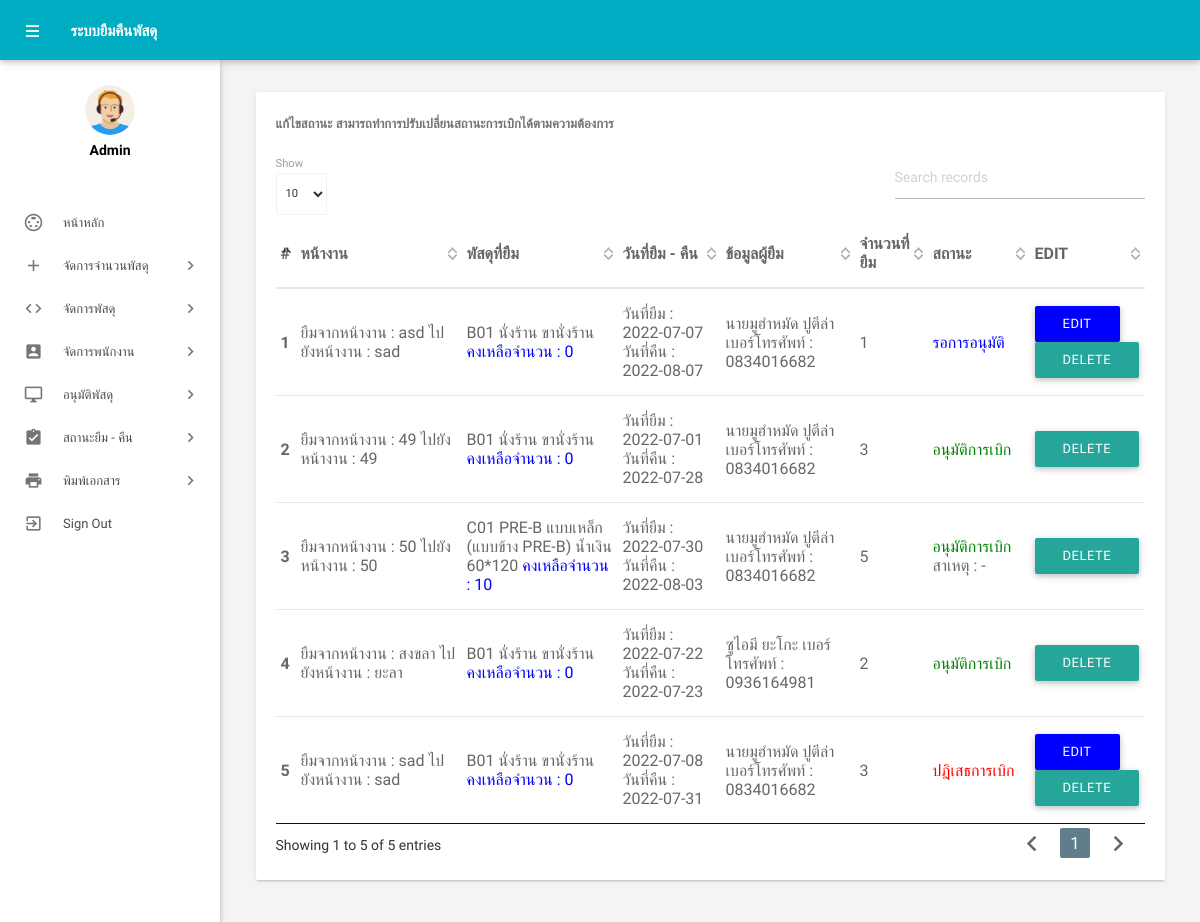
Page /admin/editstatusall.php (signed in) on the committed database.
### tables this page shows
CREATE TABLE `tbborrow` (
  `BorrowId` int(11) NOT NULL,
  `Work1` varchar(150) NOT NULL,
  `Work2` varchar(150) NOT NULL,
  `BorrowAmount` int(4) NOT NULL,
  `BorrowRequest` date NOT NULL,
  `BorrowReturn` date NOT NULL,
  `Other` varchar(150) NOT NULL,
  `StatusBorrow` int(2) NOT NULL,
  `id` int(11) NOT NULL,
  `TypePercelIdAuto` int(8) NOT NULL,
  `TimeRequest` timestamp NOT NULL DEFAULT current_timestamp() ON UPDATE current_timestamp(),
  `NoteBorrow` varchar(150) NOT NULL,
  `refuseAmount` int(4) NOT NULL
);

CREATE TABLE `tbtypepercel` (
  `TypePercelIdAuto` int(8) NOT NULL,
  `TypePercelId` varchar(15) NOT NULL,
  `TypePercelName` varchar(255) NOT NULL,
  `typePercelAmount` int(11) NOT NULL,
  `PercelIdAuto` int(11) NOT NULL
);

CREATE TABLE `tbpercel` (
  `PercelName` varchar(80) NOT NULL,
  `PercelIdAuto` int(4) NOT NULL,
  `PercelId` varchar(15) NOT NULL
);

CREATE TABLE `tblemployees` (
  `id` int(11) NOT NULL,
  `FirstName` varchar(150) NOT NULL,
  `LastName` varchar(150) NOT NULL,
  `EmailId` varchar(200) NOT NULL,
  `Password` varchar(180) NOT NULL,
  `Gender` varchar(100) NOT NULL,
  `Address` varchar(255) NOT NULL,
  `Phonenumber` char(11) NOT NULL,
  `RegDate` timestamp NOT NULL DEFAULT current_timestamp()
);

### admin/editstatusall.php (the view, shortened to what this page needs)
<?php
include('includes/config.php');
if (strlen($_SESSION['alogin']) == 0) {
    header('location:index.php');
} else {
?>
    <!DOCTYPE html>
    <html lang="en">
    <head>
        <link type="text/css" rel="stylesheet" href="../assets/plugins/materialize/css/materialize.min.css" />
        <link href="../assets/plugins/material-preloader/css/materialPreloader.min.css" rel="stylesheet">
        <link href="../assets/plugins/datatables/css/jquery.dataTables.min.css" rel="stylesheet">
        <link href="../assets/plugins/google-code-prettify/prettify.css" rel="stylesheet" type="text/css" />
        <link href="../assets/css/alpha.min.css" rel="stylesheet" type="text/css" />
        <link href="../assets/css/custom.css" rel="stylesheet" type="text/css" />
    </head>
    <body>
        <?php include('includes/header.php'); ?>
        <?php include('includes/sidebar.php'); ?>
        <main class="mn-inner">
            <div class="row">
                <div class="col s12 m12 l12">
                    <div class="card">
                        <div class="card-content">
                            <span class="card-title">แก้ไขสถานะ สามารถทำการปรับเปลี่ยนสถานะการเบิกได้ตามความต้องการ</span>
                            <table id="example" class="display responsive-table ">
                                <thead>
                                    <tr>
                                        <th>#</th>
                                        <th width="350">หน้างาน</th>
                                        <th width="300">พัสดุที่ยืม</th>
                                        <th width="180">วันที่ยืม - คืน</th>
                                        <th width="180">ข้อมูลผู้ยืม</th>
                                        <th width="100">จำนวนที่ยืม</th>
                                        <th width="180">สถานะ</th>
                                        <th width="50">EDIT</th>
                                    </tr>
                                </thead>
                                <tbody>
                                    <?php $sql = "SELECT a.BorrowId,a.Work1,a.Work2,a.BorrowAmount,a.BorrowRequest
                                ,a.BorrowReturn,a.Other,b.StatusBorrowName,c.TypePercelId,a.StatusBorrow,
                                e.FirstName,e.LastName,e.Phonenumber,a.TimeRequest,c.typePercelAmount,a.NoteBorrow
                                , c.TypePercelName,d.PercelName FROM tbborrow as a
                                INNER JOIN tbstatusborrow as b ON a.StatusBorrow = b.StatusBorrow
                                INNER JOIN tbtypepercel as c ON a.TypePercelIdAuto = c.TypePercelIdAuto
                                INNER JOIN tbpercel as d ON d.PercelIdAuto = c.PercelIdAuto
                                INNER JOIN tblemployees as e ON a.id = e.id
                                WHERE a.BorrowAmount > 0
                                ORDER BY a.StatusBorrow ASC
                                ";
                                    $query = $dbh->prepare($sql);
                                    $query->execute();
                                    $results = $query->fetchAll(PDO::FETCH_ASSOC);
                                    $cnt = 1;
                                    if ($query->rowCount() > 0) {
                                        foreach ($results as $result) {
                                    ?>
                                            <tr>
                                                <td> <b><?php echo htmlentities($cnt); ?></b></td>
                                                <td> ยืมจากหน้างาน : <?php echo $result['Work1'];    ?>
                                                    ไปยังหน้างาน : <?php echo $result['Work2'];    ?>
                                                </td>
                                                <td><?php echo "{$result['TypePercelId']} {$result['PercelName']}";  ?> <?php echo "{$result['TypePercelName']}  " ?><span style="color:blue;">คงเหลือจำนวน : <?php echo $result['typePercelAmount']; ?> </span></td>
                                                <td><?php echo "วันที่ยืม : {$result['BorrowRequest']} วันที่คืน : {$result['BorrowReturn']} ";  ?></td>
                                                <td><?php echo "{$result['FirstName']} {$result['LastName']} เบอร์โทรศัพท์ : {$result['Phonenumber']}"; ?></td>
                                                <td><?php echo $result['BorrowAmount']; ?></td>
                                                <td><?php
                                                    if ($result['StatusBorrowName'] == 'รอการอนุมัติ') { ?>
                                                        <span style="color:blue;">รอการอนุมัติ</span>
                                                    <?php   } else if ($result['StatusBorrowName'] == 'อนุมัติการเบิก') { ?>
                                                        <span style="color:green;">อนุมัติการเบิก</span>
                                                        <?php if ($result['NoteBorrow']  != "") {  ?>
                                                            <br> สาเหตุ : <?php echo "{$result['NoteBorrow']}"; ?>
                                                        <?php  } ?>
                                                    <?php   } else { ?>
                                                        <span style="color:red;">ปฎิเสธการเบิก</span>
                                                    <?php   } ?>
                                                </td>
                                                <td>
                                                    <?php if ($result['StatusBorrowName'] != 'อนุมัติการเบิก') { ?>
                                                        <a style="background-color:blue; color:white;" href="updatestatusborrow.php?BorrowId=<?php echo $result['BorrowId']; ?>" class="btn btn-info">EDIT</a>
                                                    <?php } ?>
                                                        <button class="btn btn-danger" onCLick="deleteBorrowAdmin(<?php echo htmlentities($result['BorrowId']); ?>)">DELETE</button>
                                                </td>
                                            </tr>
                                    <?php $cnt++;
                                        }
                                    } ?>
                                </tbody>
                            </table>
                        </div>
                    </div>
                </div>
            </div>
        </main>
        </div>
        <div class="left-sidebar-hover"></div>
    </body>
    </html>
<?php } ?>

### admin/editstatusall.php (style rules this page uses)
body { font-family: 'IBM Plex Sans Thai Looped', sans-serif; }

### rows in the picture
tbborrow: Work1 "asd", Work2 "sad", TypePercelIdAuto.TypePercelId "B01", tbpercel.PercelName "นั่งร้าน", TypePercelIdAuto.TypePercelName "ขานั่งร้าน", TypePercelIdAuto.typePercelAmount "0", BorrowRequest "2022-07-07", BorrowReturn "2022-08-07", id.FirstName "นายมูฮำหมัด", id.LastName "ปูตีล่า", id.Phonenumber "0834016682", BorrowAmount "1", shows "รอการอนุมัติ"
tbborrow: Work1 "49", Work2 "49", TypePercelIdAuto.TypePercelId "B01", tbpercel.PercelName "นั่งร้าน", TypePercelIdAuto.TypePercelName "ขานั่งร้าน", TypePercelIdAuto.typePercelAmount "0", BorrowRequest "2022-07-01", BorrowReturn "2022-07-28", id.FirstName "นายมูฮำหมัด", id.LastName "ปูตีล่า", id.Phonenumber "0834016682", BorrowAmount "3", shows "อนุมัติการเบิก"
tbborrow: Work1 "50", Work2 "50", TypePercelIdAuto.TypePercelId "C01", tbpercel.PercelName "PRE-B", TypePercelIdAuto.TypePercelName "แบบเหล็ก (แบบข้าง PRE-B) น้ำเงิน 60*120", TypePercelIdAuto.typePercelAmount "10", BorrowRequest "2022-07-30", BorrowReturn "2022-08-03", id.FirstName "นายมูฮำหมัด", id.LastName "ปูตีล่า", id.Phonenumber "0834016682", BorrowAmount "5", NoteBorrow "-"
tbborrow: Work1 "สงขลา", Work2 "ยะลา", TypePercelIdAuto.TypePercelId "B01", tbpercel.PercelName "นั่งร้าน", TypePercelIdAuto.TypePercelName "ขานั่งร้าน", TypePercelIdAuto.typePercelAmount "0", BorrowRequest "2022-07-22", BorrowReturn "2022-07-23", id.FirstName "ซูไอมี", id.LastName "ยะโกะ", id.Phonenumber "0936164981", BorrowAmount "2", shows "อนุมัติการเบิก"
tbborrow: Work1 "sad", Work2 "sad", TypePercelIdAuto.TypePercelId "B01", tbpercel.PercelName "นั่งร้าน", TypePercelIdAuto.TypePercelName "ขานั่งร้าน", TypePercelIdAuto.typePercelAmount "0", BorrowRequest "2022-07-08", BorrowReturn "2022-07-31", id.FirstName "นายมูฮำหมัด", id.LastName "ปูตีล่า", id.Phonenumber "0834016682", BorrowAmount "3", shows "ปฎิเสธการเบิก"
